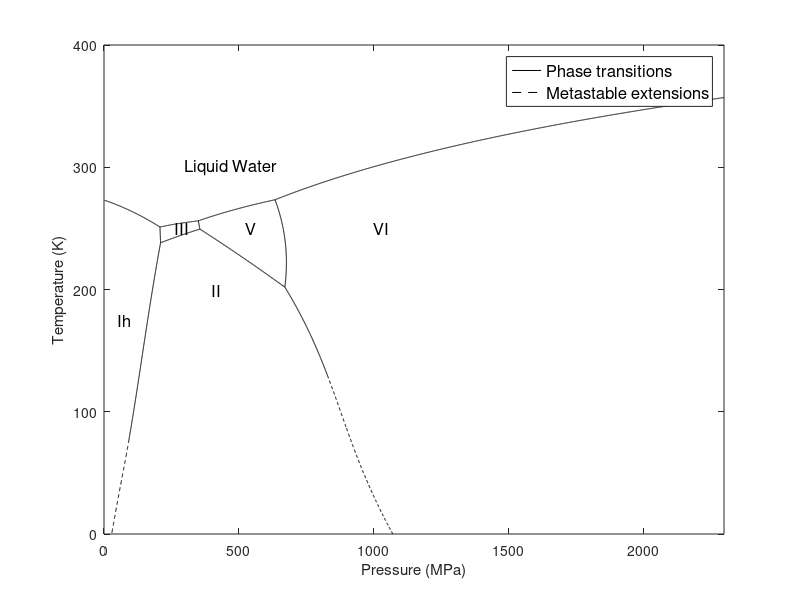

The MATLAB script that drew this image:
function SF_WPD
%Clinton & Journaux, 2020 
    %This function generates the SeaFreeze Water Phase Diagram. It is calculated
    %by minimizing the differences of Gibbs energy and taking a zero contour. To call the diagram, type:
    %SF_WPD.
    %The data is saved to reduce computing time. See SF_PhaseLines.m for data
    %calculations. 
%Data stored in SeaFreeze WPD.mat
load('WPD','-mat', 'Solid_Solid', 'Melt_Line') 

%Plot Data 
plot(Melt_Line.TP_Ih_water1(2,:),Melt_Line.TP_Ih_water1(1,:),'k-')
hold on
plot(Solid_Solid.TP_Ih_II(2,1:209), Solid_Solid.TP_Ih_II(1,1:209), 'k--');
plot(Solid_Solid.TP_Ih_II(2,209:656), Solid_Solid.TP_Ih_II(1,209:656),'k-');
plot(Solid_Solid.TP_Ih_III(2,:), Solid_Solid.TP_Ih_III(1,:),'k-');
plot(Solid_Solid.TP_II_III(2,:), Solid_Solid.TP_II_III(1,:),'k-');
plot(Solid_Solid.TP_II_V(2,:), Solid_Solid.TP_II_V(1,:),'k-');
plot(Solid_Solid.TP_II_VI(2,506:end), Solid_Solid.TP_II_VI(1,506:end),'k-');
plot(Solid_Solid.TP_II_VI(2,1:506), Solid_Solid.TP_II_VI(1,1:506),'k--');
plot(Solid_Solid.TP_III_V(2,1:19), Solid_Solid.TP_III_V(1,:),'k-');
plot(Melt_Line.TP_III_water1(2,:), Melt_Line.TP_III_water1(1,:),'k-');
plot(Melt_Line.TP_V_water1(2,:), Melt_Line.TP_V_water1(1,:),'k-');
plot(Melt_Line.TP_VI_water1(2,:), Melt_Line.TP_VI_water1(1,:),'k-');
plot(Solid_Solid.TP_V_VI(2,:), Solid_Solid.TP_V_VI(1,:),'k-');

%Add Text
text(50,175,'Ih','FontSize',12)
text(300,300, 'Liquid Water','FontSize',12)
text(400,200,'II','FontSize',12) 
text(260,250, 'III','FontSize',12)
text(525,250, 'V','FontSize',12)
text(1000,250,'VI','FontSize',12)
xlabel('Pressure (MPa)')
ylabel('Temperature (K)') 
legend('Phase transitions','Metastable extensions','FontSize',12)

Tbound=[0 400];
Pbound=[0 2300];

ylim(Tbound)
xlim(Pbound)